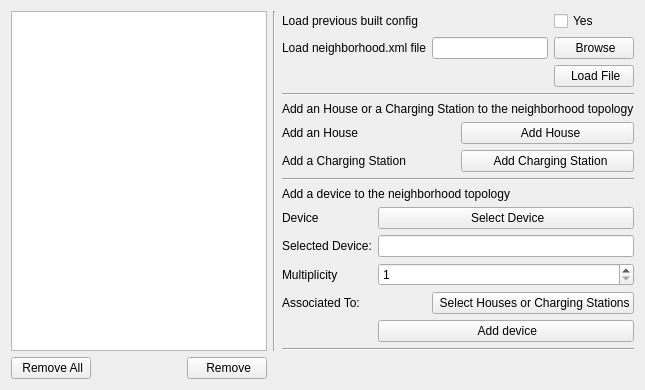
      <widget class="QWidget" name="Settings">
       <attribute name="icon">
        <iconset>
         <normaloff>images/iconfinder_Settings_27879.png</normaloff>images/iconfinder_Settings_27879.png</iconset>
       </attribute>
       <attribute name="title">
        <string>Settings</string>
       </attribute>
       <layout class="QGridLayout" name="gridLayout_4">
        <item row="0" column="2">
         <layout class="QHBoxLayout" name="horizontalLayout">
          <item>
           <layout class="QVBoxLayout" name="verticalLayout_3">
            <item>
             <layout class="QGridLayout" name="gridLayout_6">
              <item row="0" column="0">
               <widget class="QLabel" name="label_24">
                <property name="text">
                 <string>Load previous built config</string>
                </property>
               </widget>
              </item>
              <item row="0" column="3">
               <widget class="QCheckBox" name="xmlCheckbox">
                <property name="text">
                 <string>Yes</string>
                </property>
               </widget>
              </item>
              <item row="1" column="0">
               <widget class="QLabel" name="label_18">
                <property name="text">
                 <string>Load neighborhood.xml file</string>
                </property>
               </widget>
              </item>
              <item row="1" column="3">
               <widget class="QPushButton" name="pushButton_3">
                <property name="text">
                 <string> Browse</string>
                </property>
                <property name="icon">
                 <iconset>
                  <normaloff>images/icons8-aggiungi-file-80.png</normaloff>images/icons8-aggiungi-file-80.png</iconset>
                </property>
                <property name="iconSize">
                 <size>
                  <width>25</width>
                  <height>25</height>
                 </size>
                </property>
               </widget>
              </item>
              <item row="2" column="3">
               <widget class="QPushButton" name="pushButton_4">
                <property name="text">
                 <string> Load File</string>
                </property>
                <property name="icon">
                 <iconset>
                  <normaloff>images/icons8-caricare-64.png</normaloff>images/icons8-caricare-64.png</iconset>
                </property>
                <property name="iconSize">
                 <size>
                  <width>25</width>
                  <height>25</height>
                 </size>
                </property>
               </widget>
              </item>
              <item row="1" column="1" colspan="2">
               <widget class="QLineEdit" name="pathNeighborhood"/>
              </item>
             </layout>
            </item>
            <item>
             <widget class="Line" name="line_14">
              <property name="orientation">
               <enum>Qt::Horizontal</enum>
              </property>
             </widget>
            </item>
            <item>
             <layout class="QVBoxLayout" name="verticalLayout_5">
              <item>
               <widget class="QLabel" name="label_26">
                <property name="text">
                 <string>Add an House or a Charging Station to the neighborhood topology</string>
                </property>
               </widget>
              </item>
              <item>
               <layout class="QGridLayout" name="gridLayout_10">
                <item row="1" column="0">
                 <widget class="QLabel" name="label_28">
                  <property name="text">
                   <string>Add a Charging Station</string>
                  </property>
                 </widget>
                </item>
                <item row="0" column="0">
                 <widget class="QLabel" name="label_27">
                  <property name="text">
                   <string>Add an House</string>
                  </property>
                 </widget>
                </item>
                <item row="0" column="2">
                 <widget class="QPushButton" name="pushButton_5">
                  <property name="text">
                   <string>  Add House</string>
                  </property>
                  <property name="icon">
                   <iconset>
                    <normaloff>images/icons8-cottage-80.png</normaloff>images/icons8-cottage-80.png</iconset>
                  </property>
                  <property name="iconSize">
                   <size>
                    <width>25</width>
                    <height>25</height>
                   </size>
                  </property>
                 </widget>
                </item>
                <item row="1" column="2">
                 <widget class="QPushButton" name="pushButton_6">
                  <property name="text">
                   <string>  Add Charging Station</string>
                  </property>
                  <property name="icon">
                   <iconset>
                    <normaloff>images/icons8-batteria-per-auto-80.png</normaloff>images/icons8-batteria-per-auto-80.png</iconset>
                  </property>
                  <property name="iconSize">
                   <size>
                    <width>25</width>
                    <height>25</height>
                   </size>
                  </property>
                 </widget>
                </item>
                <item row="0" column="1">
                 <layout class="QHBoxLayout" name="horizontalLayout_15"/>
                </item>
               </layout>
              </item>
              <item>
               <widget class="Line" name="line_13">
                <property name="orientation">
                 <enum>Qt::Horizontal</enum>
                </property>
               </widget>
              </item>
             </layout>
            </item>
            <item>
             <layout class="QVBoxLayout" name="verticalLayout_8">
              <item>
               <widget class="QLabel" name="label_29">
                <property name="text">
                 <string>Add a device to the neighborhood topology</string>
                </property>
               </widget>
              </item>
              <item>
               <layout class="QGridLayout" name="gridLayout_11">
                <item row="2" column="0">
                 <widget class="QLabel" name="label_33">
                  <property name="text">
                   <string>Multiplicity</string>
                  </property>
                 </widget>
                </item>
                <item row="3" column="0">
                 <widget class="QLabel" name="label_31">
                  <property name="text">
                   <string>Associated To:</string>
                  </property>
                 </widget>
                </item>
                <item row="3" column="1">
                 <layout class="QHBoxLayout" name="horizontalLayout_14">
                  <item>
                   <spacer name="horizontalSpacer_12">
                    <property name="orientation">
                     <enum>Qt::Horizontal</enum>
                    </property>
                    <property name="sizeHint" stdset="0">
                     <size>
                      <width>40</width>
                      <height>20</height>
                     </size>
                    </property>
                   </spacer>
                  </item>
                  <item>
                   <widget class="QPushButton" name="pushButton_9">
                    <property name="text">
                     <string> Select Houses or Charging Stations</string>
                    </property>
                    <property name="icon">
                     <iconset>
                      <normaloff>images/icons8-segno-di-spunta-512.png</normaloff>images/icons8-segno-di-spunta-512.png</iconset>
                    </property>
                    <property name="iconSize">
                     <size>
                      <width>25</width>
                      <height>25</height>
                     </size>
                    </property>
                   </widget>
                  </item>
                 </layout>
                </item>
                <item row="0" column="1">
                 <widget class="QPushButton" name="pushButton_11">
                  <property name="text">
                   <string> Select Device</string>
                  </property>
                  <property name="icon">
                   <iconset>
                    <normaloff>images/icons8-aggiungi-colonna-80.png</normaloff>images/icons8-aggiungi-colonna-80.png</iconset>
                  </property>
                  <property name="iconSize">
                   <size>
                    <width>25</width>
                    <height>25</height>
                   </size>
                  </property>
                 </widget>
                </item>
                <item row="2" column="1">
                 <widget class="QSpinBox" name="spinBox">
                  <property name="minimum">
                   <number>1</number>
                  </property>
                 </widget>
                </item>
                <item row="4" column="1">
                 <widget class="QPushButton" name="pushButton_7">
                  <property name="text">
                   <string> Add device</string>
                  </property>
                  <property name="icon">
                   <iconset>
                    <normaloff>images/icons8-aggiungi-colonna-80.png</normaloff>images/icons8-aggiungi-colonna-80.png</iconset>
                  </property>
                  <property name="iconSize">
                   <size>
                    <width>25</width>
                    <height>25</height>
                   </size>
                  </property>
                 </widget>
                </item>
                <item row="0" column="0">
                 <widget class="QLabel" name="label_30">
                  <property name="text">
                   <string>Device</string>
                  </property>
                 </widget>
                </item>
                <item row="1" column="0">
                 <widget class="QLabel" name="label_32">
                  <property name="text">
                   <string>Selected Device:</string>
                  </property>
                 </widget>
                </item>
                <item row="1" column="1">
                 <widget class="QLineEdit" name="lineEdit"/>
                </item>
               </layout>
              </item>
             </layout>
            </item>
            <item>
             <widget class="Line" name="line_12">
              <property name="orientation">
               <enum>Qt::Horizontal</enum>
              </property>
             </widget>
            </item>
           </layout>
          </item>
         </layout>
        </item>
        <item row="1" column="0">
         <layout class="QHBoxLayout" name="horizontalLayout_13">
          <item>
           <widget class="QPushButton" name="pushButton_10">
            <property name="text">
             <string> Remove All</string>
            </property>
            <property name="icon">
             <iconset>
              <normaloff>images/icons8-delete-folder-80(1).png</normaloff>images/icons8-delete-folder-80(1).png</iconset>
            </property>
            <property name="iconSize">
             <size>
              <width>25</width>
              <height>25</height>
             </size>
            </property>
           </widget>
          </item>
          <item>
           <spacer name="horizontalSpacer_11">
            <property name="orientation">
             <enum>Qt::Horizontal</enum>
            </property>
            <property name="sizeHint" stdset="0">
             <size>
              <width>40</width>
              <height>20</height>
             </size>
            </property>
           </spacer>
          </item>
          <item>
           <widget class="QPushButton" name="pushButton_8">
            <property name="text">
             <string> Remove</string>
            </property>
            <property name="icon">
             <iconset>
              <normaloff>images/icons8-minus-80.png</normaloff>images/icons8-minus-80.png</iconset>
            </property>
            <property name="iconSize">
             <size>
              <width>20</width>
              <height>20</height>
             </size>
            </property>
           </widget>
          </item>
         </layout>
        </item>
        <item row="0" column="0">
         <widget class="QTreeWidget" name="treeWidget">
          <property name="locale">
           <locale language="Italian" country="Italy"/>
          </property>
          <property name="frameShape">
           <enum>QFrame::StyledPanel</enum>
          </property>
          <property name="frameShadow">
           <enum>QFrame::Plain</enum>
          </property>
          <property name="lineWidth">
           <number>4</number>
          </property>
          <property name="midLineWidth">
           <number>4</number>
          </property>
          <property name="alternatingRowColors">
           <bool>true</bool>
          </property>
          <property name="iconSize">
           <size>
            <width>16</width>
            <height>16</height>
           </size>
          </property>
          <property name="sortingEnabled">
           <bool>true</bool>
          </property>
          <property name="animated">
           <bool>true</bool>
          </property>
          <attribute name="headerVisible">
           <bool>false</bool>
          </attribute>
          <attribute name="headerDefaultSectionSize">
           <number>300</number>
          </attribute>
          <attribute name="headerMinimumSectionSize">
           <number>100</number>
          </attribute>
          <column>
           <property name="text">
            <string notr="true">1</string>
           </property>
          </column>
         </widget>
        </item>
        <item row="0" column="1">
         <widget class="Line" name="line_15">
          <property name="orientation">
           <enum>Qt::Vertical</enum>
          </property>
         </widget>
        </item>
       </layout>
      </widget>
